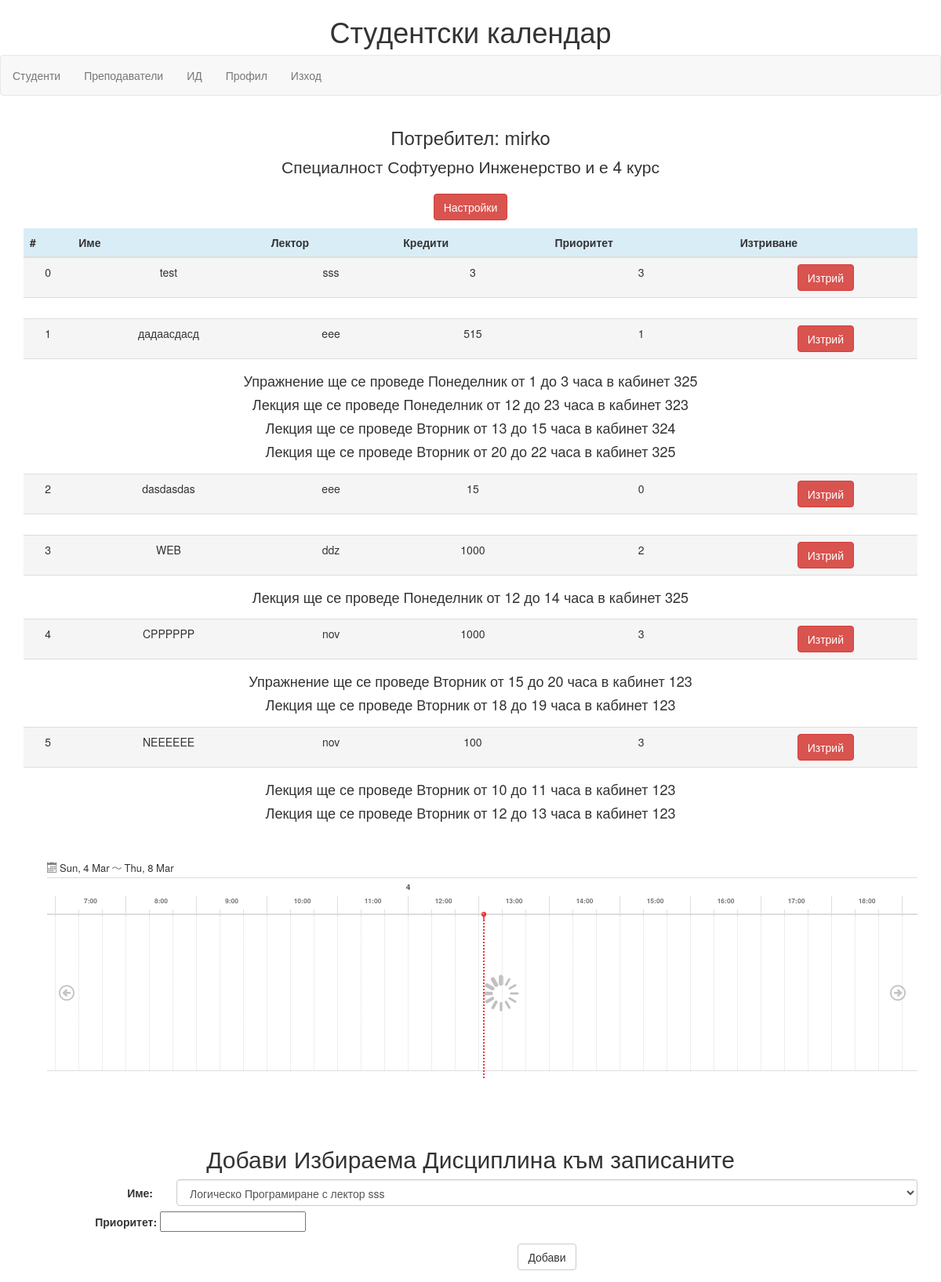
The page /profile.php?type=student&username=mirko (signed in) on the database its author committed.
### tables this page shows
CREATE TABLE `users` (
  `id` int(10) UNSIGNED NOT NULL,
  `username` varchar(100) NOT NULL,
  `email` varchar(255) NOT NULL,
  `password` varchar(255) NOT NULL,
  `speciality` varchar(20) DEFAULT 'SI',
  `course` int(11) DEFAULT '1'
);

CREATE TABLE `user_ids` (
  `username` varchar(50) NOT NULL,
  `id` int(11) NOT NULL,
  `priority` int(11) NOT NULL DEFAULT '0',
  `id_id` int(11) NOT NULL DEFAULT '1'
);

CREATE TABLE `ids` (
  `id` int(11) NOT NULL,
  `name` varchar(50) NOT NULL,
  `lecture` varchar(50) DEFAULT NULL,
  `credits` int(11) DEFAULT NULL
);

CREATE TABLE `time_distribution` (
  `id` int(11) NOT NULL,
  `start` int(11) DEFAULT NULL,
  `finish` int(11) DEFAULT NULL,
  `room` int(11) DEFAULT NULL,
  `id_id` int(11) DEFAULT NULL,
  `type` varchar(20) DEFAULT NULL,
  `day` int(11) DEFAULT NULL,
  `discription` varchar(250) DEFAULT 'Няма Описание'
);

### php/DB.php (called while the page is built)
<?php
class DB
{
	public $connection;
	private $user = 'root';
	private $pass = '';
	private $dbName = 'web';
	private static $instance = NULL;
	private function __construct()
	{
		try {
			$this->connection = new PDO("mysql:host=localhost;dbname={$this->dbName}", $this->user, $this->pass);
		} catch (Exception $e) {
			echo "cant connect";
		}
		$this->connection->query("SET NAMES utf8");
	}
	public static function getInstance(): DB
	{
		if(self::$instance == NULL)
		{
			self::$instance = new DB;
		}
		return self::$instance;
	}
}
?>

### php/DB-user-controller.php (called while the page is built, shortened)
<?php
require_once("DB.php");
abstract class IDBUserController
{
	function __construct($db)
	{
		$this->db = $db;
	}
}
class DBUserController extends IDBUserController
{
	function __construct()
	{
		require_once("DB.php");
		$db = DB::getInstance();
	}
	public function getCurrentUser($username)
	{
		$check_user_exist_query = "SELECT username, id, speciality, course FROM `users` WHERE username = :username";
		$statement = $this->db->connection->prepare($check_user_exist_query);
		$statement->bindParam(":username",$username);
		$statement->execute();
		$count = $statement->rowCount();
		$user = $statement->fetch(PDO::FETCH_ASSOC);
		return $user;
	}
}
 ?>

### php/converter.php (called while the page is built, shortened)
<?php
class Converter
{
	public static function abvToSpec($speciality)
	{
		switch ($speciality) {
			case 'SI':
				$speciality = "Софтуерно Инженерство";
				break;
		}
		return $speciality;
	}
	public static function numberToDay($number)
	{
		switch ($number) {
			case 1:
				$day = "Понеделник";
				break;
			case 2:
				$day = "Вторник";
				break;
		}
		return $day;
	}
}
	 ?>

### php/DB-users-id-controller.php (called while the page is built, shortened)
<?php
require_once("DB.php");
abstract class IDBUsersIDController
{
	function __construct($db, $username)
	{
		$this->db = $db;
	}
}
class DBUsersIDController extends IDBUsersIDController
{
	function __construct($username)
	{
		require_once("DB.php");
		$db = DB::getInstance();
	}
	public function getAll()
	{
		$query = "SELECT name, ids.id, ids.lecture, ids.credits, user_ids.priority FROM `user_ids`
		INNER JOIN ids ON user_ids.id_id = ids.id
		WHERE user_ids.username=:username";
		$statement = $this->db->connection->prepare($query);
		$statement->bindParam(":username",$this->username);
		$statement->execute();
		$count = $statement->rowCount();
		if($count != 0) return $statement->fetchAll(PDO::FETCH_ASSOC);
		return array();
	}
}
 ?>

### php/DB-time-controller.php (called while the page is built, shortened)
<?php
require_once("DB.php");
abstract class IDBTimeController
{
	function __construct($db)
	{
		$this->db = $db;
	}
}
class DBTimeController extends IDBTimeController
{
	function __construct()
	{
		require_once("DB.php");
		$db = DB::getInstance();
	}
	public function get($id_id)
	{
		$query = "SELECT * FROM time_distribution WHERE id_id = :id_id";
		$statement = $this->db->connection->prepare($query);
		$statement->bindParam(":id_id",$id_id);
		$statement->execute();
		$count = $statement->rowCount();
		if($count != 0) return $statement->fetchAll(PDO::FETCH_ASSOC);
		return array();
	}
}
 ?>

### php/DB-ids-controller.php (called while the page is built, shortened)
<?php
require_once("DB.php");
abstract class IDBIDsController
{
	function __construct($db)
	{
		$this->db = $db;
	}
}
class DBIDsController extends IDBIDsController
{
	function __construct()
	{
		require_once("DB.php");
		$db = DB::getInstance();
	}
	public function getAll()
	{
		$query = "SELECT ids.id, ids.name, ids.lecture, ids.credits, lectures.department
		FROM ids INNER JOIN lectures ON lectures.username = ids.lecture ";
		$statement = $this->db->connection->prepare($query);
		$statement->execute();
		$count = $statement->rowCount();
		if($count != 0) return $statement->fetchAll(PDO::FETCH_ASSOC);
		return array();
	}
}
 ?>

### php/profile_template.php (the view, shortened to what this page needs)
<?php
require_once("DB-user-controller.php");
require_once("DB-time-controller.php");
require_once("calendar_template.php");
abstract class IProfilePage
{
	function __construct()
	{
		$this->isCurrentUser = isset($_SESSION['logged_in']) && $_SESSION['logged_in'] == 1 && $_SESSION['username'] == $_GET["username"];
	}
}
class ProfilePage extends IProfilePage
{
	public function PrintUserInfo()
	{
		$dbUserController = new DBUserController();
		$user = $dbUserController->getCurrentUser($_GET["username"]);
		echo "<h3>Потребител: ". $user["username"]. "</h3>";
		echo "<p class='lead'>Специалност ";
		require_once("php/converter.php");
		$speciality = Converter::abvToSpec($user["speciality"]);
		echo $speciality;
		echo " и е ".$user["course"]." курс </p>";
	}
	public function printSettings()
	{
		if($this->isCurrentUser) {
		?>
		<button class="btn btn-danger btn-controll settings" data-toggle="modal" data-toggle="modal" data-target="#controlModal">Настройки</button><br>
		<?php
		}
	}
	public function printIDs()
	{
		?>
		    <table class="table">
			  <thead>
			    <tr class="info">
			      <th>#</th>
			      <th>Име</th>
			      <th>Лектор</th>
			      <th>Кредити</th>
			      <th>Приоритет</th>
			      <?php if($this->isCurrentUser) echo "<th>Изтриване</th>"; ?>
			    </tr>
			  </thead>
			  <tbody>
			    <?php
					$dbUserIdController = new DBUsersIDController($_GET["username"]);
					$ids = $dbUserIdController->getAll();
					$dbTimeController = new DBTimeController();
					foreach ($ids as $key=>$id) {
						echo "<tr class='active'>";
						echo "<td>$key</td>";
						echo "<td>".$id["name"]."</td>";
						echo "<td>".$id["lecture"]."</td>";
						echo "<td>".$id["credits"]."</td>";
						echo "<td>".$id["priority"]."</td>";
						if($this->isCurrentUser)
						{
							?>
							<td>
					        <form action="php/delete_id.php" method="POST">
					            <input type="submit" class="btn btn-danger btn" data-title="Delete" value="Изтрий" >
					        </form>
					        </td>
							<?php
						}
						echo "</tr>";
						echo "<tr><td  colspan='6'><ul class='list-unstyled'>";
						$IdsTime = $dbTimeController->get($id["id"]);
						foreach ($IdsTime as $key => $id) {
							echo "<li><h4>";
							echo $id["type"]." ще се проведе ".Converter::numberToDay($id["day"])."  от ".$id["start"]." до ".$id["finish"]." часа в кабинет ".$id["room"];
							echo "</h4></li>";
						}
					}
			     ?>
			  </tbody>
			</table>
		<?php
	}
	public function addID()
	{
		if($this->isCurrentUser) {
		?>
		<h2>Добави Избираема Дисциплина към записаните</h2>
		<form class="form-horizontal" action="php/add_user_id.php" method="POST">
		    <div class="form-group">
		      	<label class="control-label col-sm-2" for="id_id">Име:</label>
		      	<div class="col-sm-10">
		        <select class="form-control" id="sel" name="id_id">
				<?php
					require_once("DB-ids-controller.php");
					$dbIDsController = new DBIDsController();
					$ids = $dbIDsController->getAll();
					foreach ($ids as $key => $id) {
						echo "<option value='".$id["id"]."'>";
						echo $id["name"]." с лектор ".$id["lecture"];
						echo "</option>";
					}
			    ?>
			    </select>
		      	</div>
		      	<label class="control-label col-sm-4" for="priority">Приоритет:
				<input type="number" min="1" name="priority"/>
		      	</label>
		    </div>
		    <div class="form-group">
		      	<div class="col-sm-offset-2 col-sm-10">
		        	<input type="submit" class="btn btn-default" value="Добави"/>
		      	</div>
		    </div>
		</form>
		<?php
		}
	}
}
 ?>

### css/main.css (style rules this page uses)
#page { text-align: center }
.settings { margin-bottom: 10px; }

### rows shown on the page
users: username "mirko", speciality "Софтуерно Инженерство", course "4"
user_ids: key "0", id.name "test", id.lecture "sss", id.credits "3", priority "3"
user_ids: key "1", id.name "дадаасдасд", id.lecture "eee", id.credits "515", priority "1"
time_distribution: type "Упражнение", day "Понеделник", start "1", finish "3", room "325"
time_distribution: type "Лекция", day "Понеделник", start "12", finish "23", room "323"
time_distribution: type "Лекция", day "Вторник", start "13", finish "15", room "324"
time_distribution: type "Лекция", day "Вторник", start "20", finish "22", room "325"
user_ids: key "2", id.name "dasdasdas", id.lecture "eee", id.credits "15", priority "0"
user_ids: key "3", id.name "WEB", id.lecture "ddz", id.credits "1000", priority "2"
time_distribution: type "Лекция", day "Понеделник", start "12", finish "14", room "325"
user_ids: key "4", id.name "CPPPPPP", id.lecture "nov", id.credits "1000", priority "3"
time_distribution: type "Упражнение", day "Вторник", start "15", finish "20", room "123"
time_distribution: type "Лекция", day "Вторник", start "18", finish "19", room "123"
user_ids: key "5", id.name "NEEEEEE", id.lecture "nov", id.credits "100", priority "3"
time_distribution: type "Лекция", day "Вторник", start "10", finish "11", room "123"
time_distribution: type "Лекция", day "Вторник", start "12", finish "13", room "123"

### other values the page prints
form field id_id "Логическо Програмиране с лектор sss"
